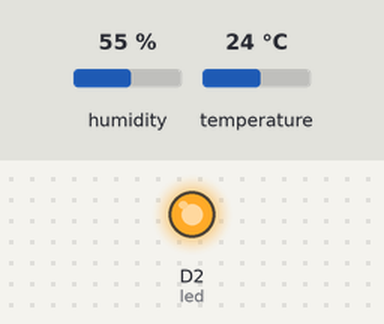
Simulated run of this sketch. Board: ESP8266 (NodeMCU). Shown: output pins drawn as LEDs (lit = HIGH). The test bench sets the inputs (shaded band); at power-on: temperature 24 °C, humidity 55 %. WiFi joins after 1.5 s; servers stay silent unless stated; uploads are accepted with an empty reply; what the sketch prints to the serial monitor is not drawn.

Above: at 2.1 s.
At 5.2 s:
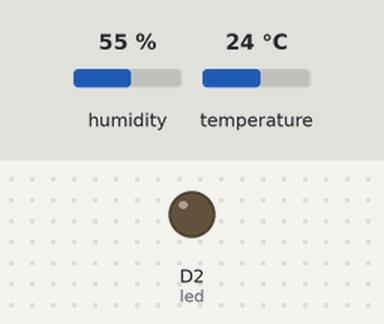
5.3 s: temperature set to 41 °C
13.5 s: temperature set to 12 °C
Timing chart, 0 to 16.5 s (numbered marks = the images above; inputs shaded):
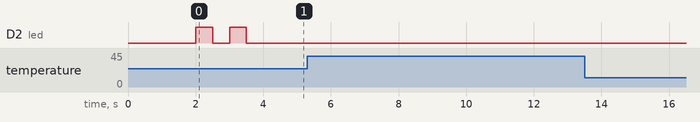

Measured:
- after the input at 5.3 s, every drawn part: stays the same
- after the input at 13.5 s, every drawn part: stays the same

The sketch:

project_IoT_temp.ino
```cpp
// REQUIRES the following Arduino libraries:
// - DHT Sensor Library: https://github.com/adafruit/DHT-sensor-library
// - Adafruit Unified Sensor Lib: https://github.com/adafruit/Adafruit_Sensor

#include "DHT.h"

#define DHTPIN D3    // Digital pin connected to the DHT sensor
// Feather ESP8266 note: use pins 3, 4, 5, 12, 13 or 14 --
// Pin 15 can work but DHT must be disconnected during program upload.

// Uncomment whatever type you're using!
#define DHTTYPE DHT11   // DHT 11
//#define DHTTYPE DHT22   // DHT 22  (AM2302), AM2321
//#define DHTTYPE DHT21   // DHT 21 (AM2301)

// Connect pin 1 (on the left) of the sensor to +5V
// NOTE: If using a board with 3.3V logic like an Arduino Due connect pin 1
// to 3.3V instead of 5V!
// Connect pin 2 of the sensor to whatever your DHTPIN is
// Connect pin 4 (on the right) of the sensor to GROUND
// Connect a 10K resistor from pin 2 (data) to pin 1 (power) of the sensor

// Initialize DHT sensor.
// Note that older versions of this library took an optional third parameter to
// tweak the timings for faster processors.  This parameter is no longer needed
// as the current DHT reading algorithm adjusts itself to work on faster procs.
DHT dht(DHTPIN, DHTTYPE);


//ESP8266

#include <ESP8266WiFi.h>
#include <WiFiClient.h>
#include <ESP8266WebServer.h>
#include <ESP8266HTTPClient.h>


/* Set these to your desired credentials. */
const char *ssid = "wifi_name";  //ENTER YOUR WIFI SETTINGS
const char *password = "wifi_password";

//Web/Server address to read/write from
const char *host = "ip_address";   //website or IP address of server

//=======================================================================
//                    Power on setup
//=======================================================================

void setup() {
  Serial.begin(115200);

//temperature
 dht.begin();
 //wiFi
  pinMode(D2,OUTPUT); //led
  delay(1000);
  Serial.begin(115200);
  WiFi.mode(WIFI_OFF);        //Prevents reconnection issue (taking too long to connect)
  delay(1000);
  WiFi.mode(WIFI_STA);        //This line hides the viewing of ESP as wifi hotspot

  WiFi.begin(ssid, password);     //Connect to your WiFi router
  Serial.println("");

  Serial.print("Connecting");
  // Wait for connection
  while (WiFi.status() != WL_CONNECTED) {
    digitalWrite(D2,HIGH);
    delay(500);
    digitalWrite(D2,LOW);
    delay(500);
    Serial.print(".");
  }

  //If connection successful show IP address in serial monitor
  Serial.println("");
  Serial.print("Connected to ");
  Serial.println(ssid);
  Serial.print("IP address: ");
  Serial.println(WiFi.localIP());  //IP address assigned to your ESP
}

//=======================================================================
//                    Main Program Loop
//=======================================================================
void loop() {
   //temperature sensor
// Wait a few seconds between measurements.
  delay(2000);

  // Reading temperature or humidity takes about 250 milliseconds!
  // Sensor readings may also be up to 2 seconds 'old' (its a very slow sensor)
  int h = dht.readHumidity();
  // Read temperature as Celsius (the default)
  int t = dht.readTemperature();
  // Read temperature as Fahrenheit (isFahrenheit = true)
  int f = dht.readTemperature(true);
   // Check if any reads failed and exit early (to try again).
  if (isnan(h) || isnan(t) || isnan(f) || f>100 || h>100 || t>100) {
    Serial.println(F("Failed to read from DHT sensor!"));
    return;
  }


  HTTPClient http;    //Declare object of class HTTPClient

String hh=String(h);
String tt=String(t);
String ff=String(f);

  //GET Data
 String  getData = "?temperature=" +tt + "&humidity=" +hh+"&HeatIndex="+ff;
 //Note "?" added at front
String  Link = "http://ip_address/php_code/get_data.php" + getData;

  http.begin(Link);     //Specify request destination

  int httpCode = http.GET();            //Send the request
  String payload = http.getString();    //Get the response payload

  Serial.println(httpCode); //Print HTTP return code

  Serial.println(payload);    //Print request response payload

  Serial.println("");
  Serial.println("Temperature , Humidity , Heat Index");
  Serial.println("");
 Serial.println(tt); Serial.println(hh); Serial.println(ff);
 Serial.println("");


  http.end();  //Close connection

  delay(5000);  //GET Data at every 5 seconds


}
//=======================================================================
```
